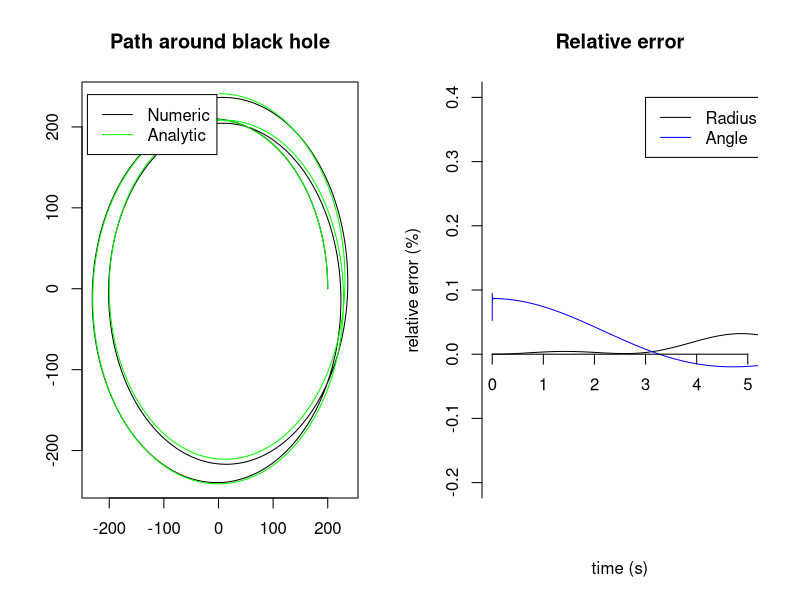

Reproduce this figure in R.

library(deSolve);


# Variable definitions

M <- 1; # mass
R <- 320.6; # initial radius
e <- 1/11; # eccentricity of the orbit
p <- 2400/11; # parameter to do with size of derivatives
s <- 0.1; # parameter to do with size of orbit

Art <- 2*M/(R^2)*((1-2*M/R)^(-1))*((1-3*M/R)^(-1/2)); # intermediate coefficients
Atr <- 2*M/(R^2)*(1-2*M/R)*((1-3*M/R)^(-1/2));
Arr <- (-3*M/(R^3)*((1-3*M/R)^(-1)))*(1-2*M/R);
Apr <- -2*R*((M/(R^3))^(1/2))*(1-2*M/R)*((1-3*M/R)^(-1/2));
Arp <-  2/R*((M/(R^3))^(1/2))*((1-3*M/R)^(-1/2));

wt <- (1 - 3*M/R)^(-1/2); # time frequency
w <- ((M/(R^3))^(1/2))*((1 - 3*M/R)^(-1/2))*((1 - 6*M/R)^(1/2)); # radial frequency
wp <- ((M/(R^3))^(1/2))*((1 - 3*M/R)^(-1/2)); # angle phi frequency
nr0 <- -206; # cos coefficient term for r
nt0 <- Art/w*nr0; # sin coefficient term for t 
np0 <- Arp/w*nr0; # sin coefficient term for phi
Nr0 <- 1000; # constant term for r
Nt0 <- -3/2*M/(R^2)*((1 - 3*M/R)^(-3/2))*Nr0; # constant term for t
Np0 <- -3/2*((M/R)^(1/2))/(R^2)*(1 - 2*M/R)*((1 - 3*M/R)^(-3/2))*Nr0;

# weird time factors
tfSol = 5500
tfNum = 1


# Our deviation solution. Found by analytically substituting a generic second-order Taylor series into 
# each of the equations of motion predicted by the geodesic equation in the Schwarzschild metric.

t <- seq(from = 0, to = 10, by = 0.0001);

y0 <- wt*(tfSol*t) - s*(nt0*sin(w*(tfSol*t)) +  Nt0*(tfSol*t)); # values of time as a function of proper time. 10000 is a strange scale factor 
y1 <- R + s*(nr0*cos(w*(tfSol*t)) - Nr0); # values of r
y2 <- pi/2; # value of theta is kept constant
y3 <- wp*(tfSol*t) - s*(np0*sin(w*(tfSol*t)) + Np0*(tfSol*t)); # values of phi

ycart1 <- y1 * cos(y3); # convert r and phi to 2d cartesian coordinates for plotting
ycart2 <- y1 * sin(y3);


# Numerical solution. Numerically solve the equations of motion.

dqdchi <- function(t, y, parms) {

	e <- 0.2; # global variables dont work
	p <- 12;
	
	#e <- 1/3;
	#p <- 266.66;
	a <- M # lord knows why I used a

	with(as.list(y), {
		#dR <- ( a * p^2 * (p-2-2*e)^(0.5) * (p-2+2*e)^(0.5) ) / ( (p-2-2*e*cos(tfSol*t)) * (1+e*cos(tfSol*t))^2 * (p-6-2*e*cos(tfSol*t))^(0.5) );
		dR <- ( a * (p^2) * (p-2-2*e)^(0.5) * (p-2+2*e)^(0.5) ) / ( (p-2-2*e*cos(tfSol*t)*(1+e*cos(tfSol*t)))^2 * (p-6-2*e*cos(tfSol*t))^(0.5) );
		dP <- ( p^(1/2) ) / ( (p-6-2*e*cos(tfSol*t))^(1/2) );
		list(c(dR, dP))
	})
}

#t1 <- seq(from = 0, to = 12.5, by = (1/2)^13);
yinit <- c(y1[1], y3[1]);
out <- ode(y = yinit, 
		times = tfNum*t, # lord knows why we need 12.5 
		func = dqdchi, 
		parm = NULL, 
		method = c("ode45"),
		rtol = 0.0001);

# Get the four variables from the ode solver output
q0 <- out[,1];
q1 <- out[,2];
q2 <- p * M * 1/(1 + e*cos(q0)); 
q3 <- out[,3];

qcart1 <- q2 * cos(q3); # and convert r and phi to 2d cartesian coordinates for plotting
qcart2 <- q2 * sin(q3);



# Calculate the error

# Combine the time q0 and y0 into one long vector, since they may be different, and sort it. 
combinedTime <- sort(c(q0/tfNum, y0/tfSol));

# Then interpolate q1, y1, q3, and y3 over those particular times.
q1inter <- approx(t, q2, xout=combinedTime);
q3inter <- approx(t, q3, xout=combinedTime);
y1inter <- approx(t, y1, xout=combinedTime);
y3inter <- approx(t, y3, xout=combinedTime);

errorr <- (y1inter$y - q1inter$y) / q1inter$y;
errorp <- (y3inter$y - q3inter$y) / q3inter$y;

#q1inter <- smooth.spline(q0, q1, n=length(y1), method="fmm");
#q3inter <- smooth.spline(q0, q3, n=length(y1), method="fmm");

#errorr <- (y1 - q1inter$y) / q1inter$y;
#errorp <- (y3 - q3inter$y) / q3inter$y;


# Plot

par(mfrow=c(1, 2));

plot(qcart1, qcart2, type="l", col="black", main="Path around black hole", xlab="", ylab="");
lines(ycart1, ycart2, col="green");
legend(-240, 240, legend=c("Numeric", "Analytic"), col=c("black", "green"), lty=1);

plot(q1inter$x, errorr, type="l", col="black", main="Relative error", ylim=c(-0.2, 0.4), xlim=c(0, 5),
	ylab="relative error (%)", xlab="time (s)", axes=FALSE);
lines(q3inter$x, errorp, type="l", col="blue");
axis(1, at=0:5, pos=0);
axis(2, at=seq(-1, 1, 0.1)); 
legend(3, 0.4, legend=c("Radius", "Angle"), col=c("black", "blue"), lty=1);
